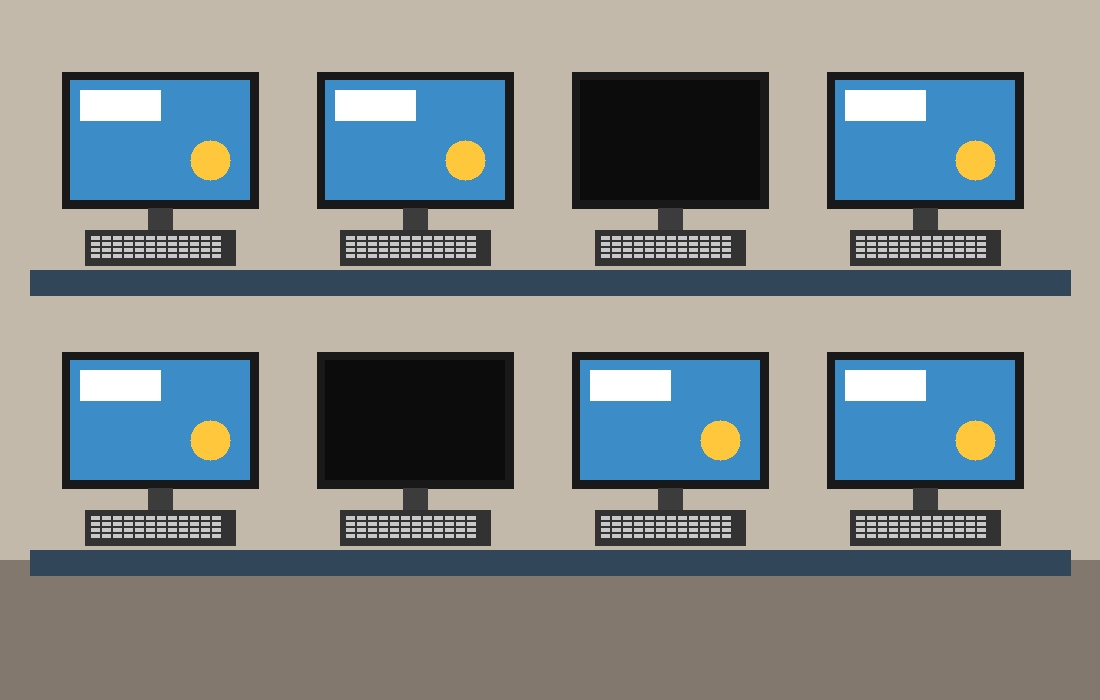
#> input picture lab 6/images/computer_lab.jpg, 1100 x 700 px
$ python task1.py
#> lines starting #> are read from the running program, lines starting #| are printed output that depends on the picture; after the words box and inside, x2 and y2 are one past the last pixel; in counts of white or black regions, pixels touching at a corner belong together
import cv2
import numpy as np

img = cv2.imread("images/computer_lab.jpg")
#> img is the input picture: shape (700, 1100, 3); mean B, G, R 136.5, 136.3, 129.8
gray = cv2.cvtColor(img, cv2.COLOR_BGR2GRAY)
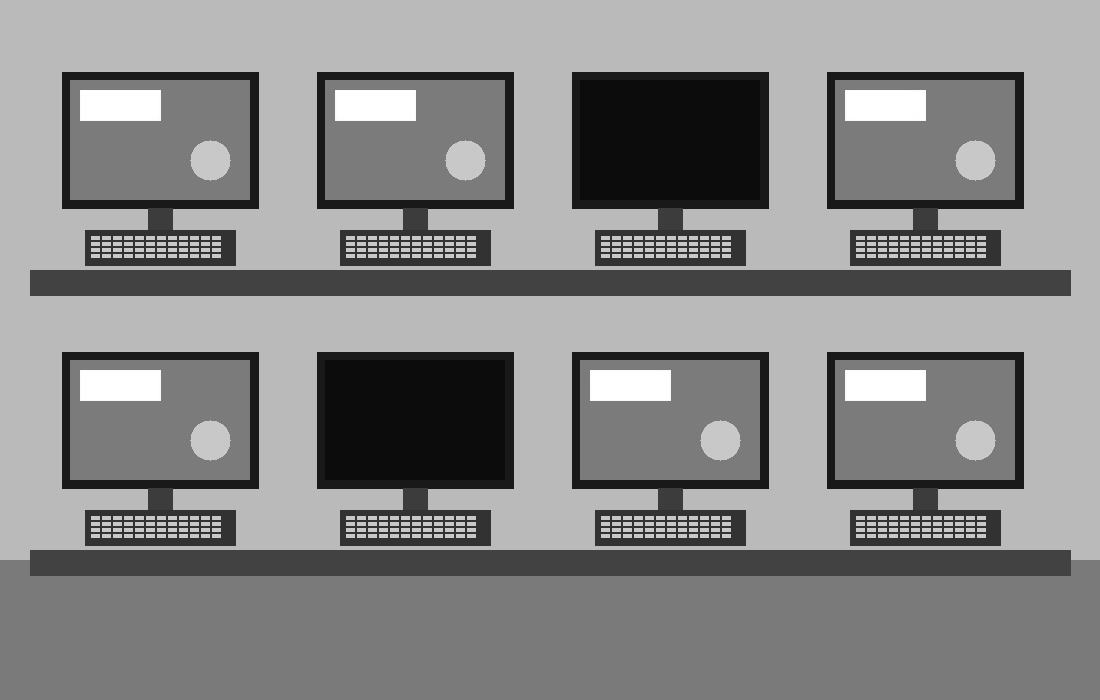
#> gray: shape (700, 1100); min 11, max 255, mean 134.4
blur = cv2.GaussianBlur(gray, (5, 5), 0)
edges = cv2.Canny(blur, 50, 150)
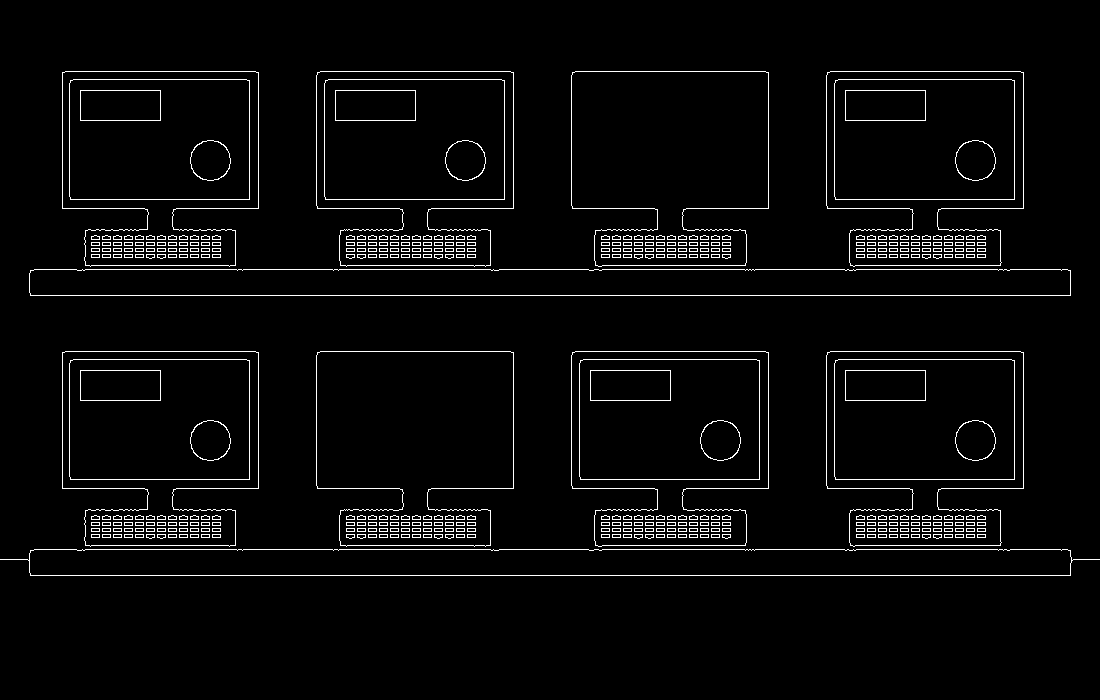
#> edges: shape (700, 1100); 3.5% white in thin lines or dots, all inside (x1, y1, x2, y2) = (0, 71, 1100, 576)

lines = cv2.HoughLinesP(edges, 1, np.pi / 180, threshold=80, minLineLength=80, maxLineGap=10)
#> lines = 125 rows, first 6: [30, 295, 1070, 295], [34, 549, 1067, 549], [30, 575, 1070, 575], [34, 269, 1067, 269], [65, 351, 255, 351], [62, 488, 144, 488]
line_img = img.copy()
horizontals = []
verticals = []
if lines is not None:
    for l in lines:
        x1, y1, x2, y2 = np.asarray(l).ravel()[:4]
        cv2.line(line_img, (x1, y1), (x2, y2), (0, 0, 255), 2)
        if abs(y2 - y1) < 5:
            horizontals.append((x1, y1, x2, y2))
        elif abs(x2 - x1) < 5:
            verticals.append((x1, y1, x2, y2))
#> this loop made 125 passes
#> (x1, y1, x2, y2) on passes 1 to 12: (30, 295, 1070, 295), (34, 549, 1067, 549), (30, 575, 1070, 575), (34, 269, 1067, 269), (65, 351, 255, 351), (62, 488, 144, 488), (62, 208, 144, 208), (830, 71, 1020, 71), (850, 265, 1000, 265), (838, 359, 1011, 359), (340, 545, 490, 545), (849, 257, 985, 257)
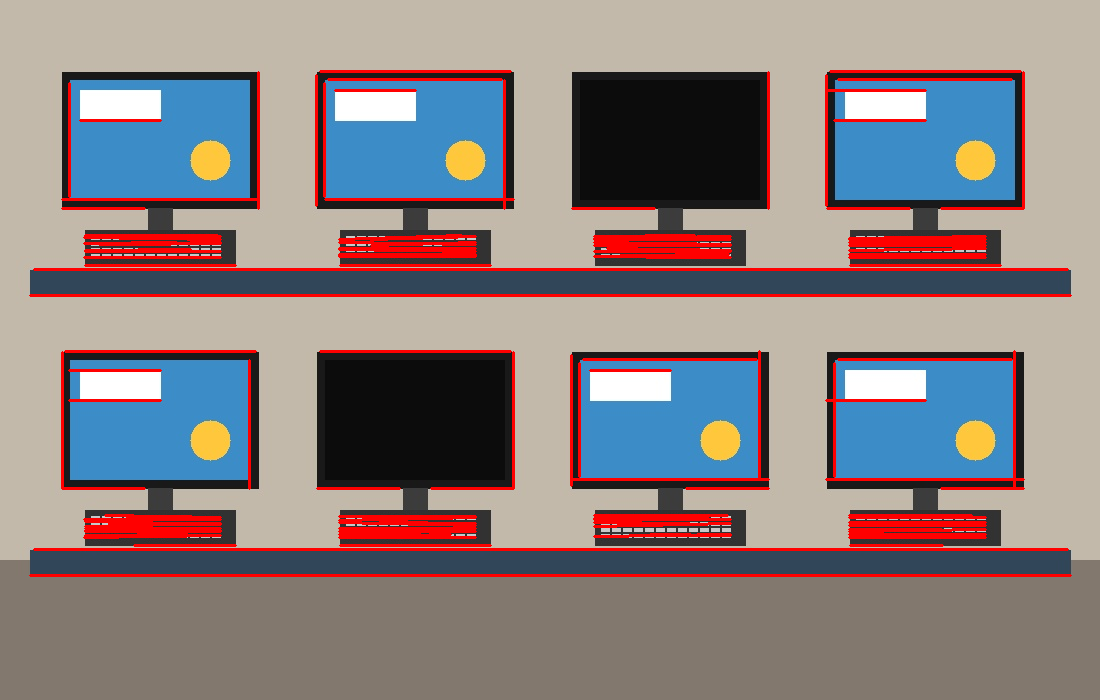
#> line_img: shape (700, 1100, 3); 6.91% of pixels changed, all inside (x1, y1, x2, y2) = (29, 70, 1072, 577)
#> after the loop, horizontals = 109 items, first 6: (30, 295, 1070, 295), (34, 549, 1067, 549), (30, 575, 1070, 575), (34, 269, 1067, 269), (65, 351, 255, 351), (62, 488, 144, 488); verticals = 16 items, first 6: (1023, 207, 1023, 72), (571, 485, 571, 355), (826, 205, 826, 75), (513, 487, 513, 352), (1014, 488, 1014, 351), (258, 208, 258, 72)

dark = cv2.inRange(gray, 0, 40)
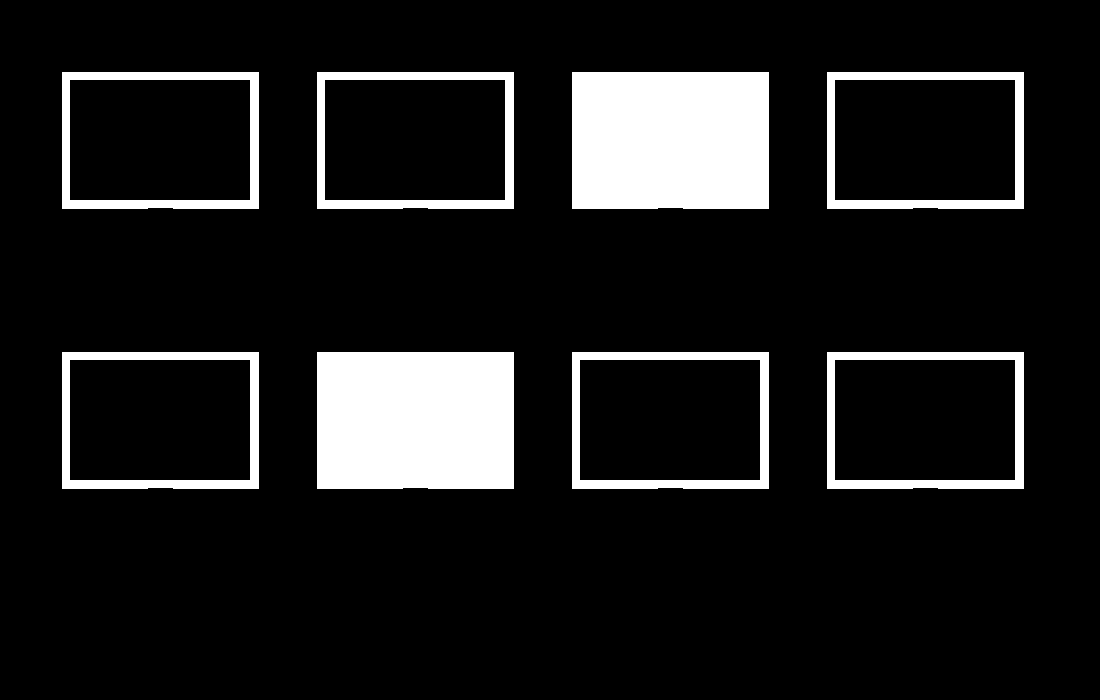
#> dark: shape (700, 1100); 11.2% white; 8 white regions
dark = cv2.morphologyEx(dark, cv2.MORPH_CLOSE, np.ones((7, 7), np.uint8))
contours, _ = cv2.findContours(dark, cv2.RETR_EXTERNAL, cv2.CHAIN_APPROX_SIMPLE)
#> contours = 8 contours; box (x1, y1, x2, y2) and area: (827, 352, 1024, 489) 26631, (572, 352, 769, 489) 26631, (317, 352, 514, 489) 26631, (62, 352, 259, 489) 26631, (827, 72, 1024, 209) 26631, (572, 72, 769, 209) 26631, (317, 72, 514, 209) 26631, (62, 72, 259, 209) 26631
result = img.copy()
filtered = []
for c in contours:
    x, y, w, h = cv2.boundingRect(c)
    if 150 < w < 260 and 100 < h < 180 and 1.1 < w / h < 1.9:
        filtered.append((x + 8, y + 8, w - 16, h - 16))
#> this loop made 8 passes
#> (x, y) on passes 1 to 8: (827, 352), (572, 352), (317, 352), (62, 352), (827, 72), (572, 72), (317, 72), (62, 72)
#> after the loop, filtered = [(835, 360, 181, 121), (580, 360, 181, 121), (325, 360, 181, 121), (70, 360, 181, 121), (835, 80, 181, 121), (580, 80, 181, 121), (325, 80, 181, 121), (70, 80, 181, 121)]
filtered.sort(key=lambda s: (round(s[1] / 100), s[0]))

on_count = 0
off_count = 0
for (x, y, w, h) in filtered:
    roi = gray[y + 5:y + h - 5, x + 5:x + w - 5]
    mean = roi.mean() if roi.size else 0
    status = "ON" if mean > 60 else "OFF"
    if status == "ON":
        on_count += 1
        color = (0, 255, 0)
    else:
        off_count += 1
        color = (0, 0, 255)
    cv2.rectangle(result, (x, y), (x + w, y + h), color, 3)
    cv2.putText(result, status, (x + 5, y - 12), cv2.FONT_HERSHEY_SIMPLEX, 0.8, color, 2)
#> this loop made 8 passes
#> (x, y, mean, status, off_count, color) on passes 3, 6: (580, 80, 12, 'OFF', 1, (0, 0, 255)), (325, 360, 12, 'OFF', 2, (0, 0, 255))
#> (x, y, mean, status, color) on passes 1, 2, 4, 5, 7, 8: (70, 80, 145.5, 'ON', (0, 255, 0)), (325, 80, 145.5, 'ON', (0, 255, 0)), (835, 80, 145.5, 'ON', (0, 255, 0)), (70, 360, 145.5, 'ON', (0, 255, 0)), (580, 360, 145.5, 'ON', (0, 255, 0)), (835, 360, 145.5, 'ON', (0, 255, 0))
#> pass 1, `roi = gray[y + 5:y + h - 5, x + 5:x + w - 5]`:
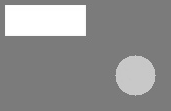
#> roi: shape (111, 171); min 116, max 255, mean 145.5
#> after the loop:
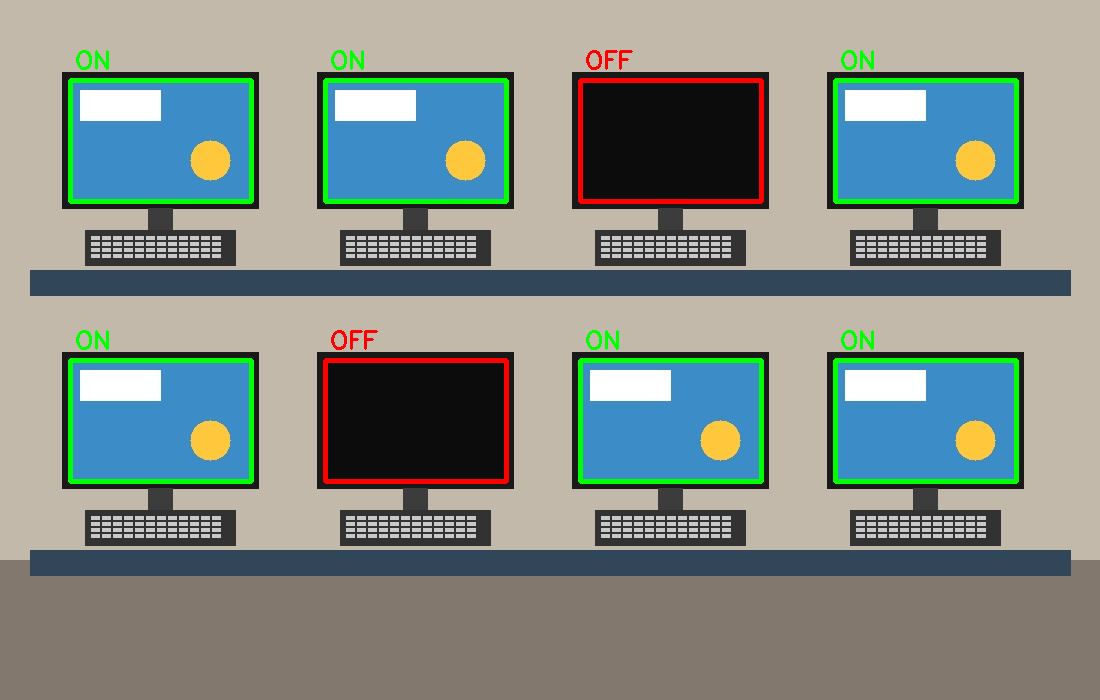
#> result: shape (700, 1100, 3); 3.45% of pixels changed, all inside (x1, y1, x2, y2) = (68, 50, 1019, 484)
#> after the loop, off_count = 2; on_count = 6

expected_per_row = 4
rows = {}
for (x, y, w, h) in filtered:
    key = round(y / 100)
    rows.setdefault(key, []).append(x)
#> this loop made 8 passes
#> (x, y, key) on passes 1 to 8: (70, 80, 1), (325, 80, 1), (580, 80, 1), (835, 80, 1), (70, 360, 4), (325, 360, 4), (580, 360, 4), (835, 360, 4)
#> after the loop, rows = {1: [70, 325, 580, 835], 4: [70, 325, 580, 835]}

missing = 0
for key, xs in rows.items():
    if len(xs) < expected_per_row:
        missing += expected_per_row - len(xs)
#> this loop made 2 passes
#> (key, xs) on passes 1 to 2: (1, [70, 325, 580, 835]), (4, [70, 325, 580, 835])
#> after the loop, missing = 0

print("Screens detected:", len(filtered))
#| Screens detected: 8
print("ON:", on_count, "OFF:", off_count)
#| ON: 6 OFF: 2
print("Missing screens:", missing)
#| Missing screens: 0

cv2.imwrite("output/task1_edges.jpg", edges)
cv2.imwrite("output/task1_hough_lines.jpg", line_img)
cv2.imwrite("output/task1_screens.jpg", result)
